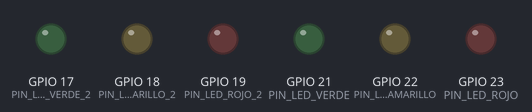
Bench run of a sketch on a simulated ESP32. On the bench: output pins drawn as LEDs (lit = HIGH). WiFi joins after 1.5 s; servers stay silent unless stated; what the sketch prints to the serial monitor is not drawn.

Above: at 0.1 s.
At 7.6 s:
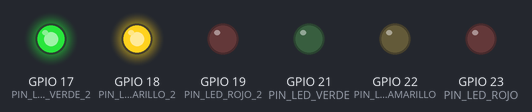
At 10.1 s:
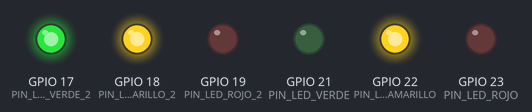
At 11.6 s:
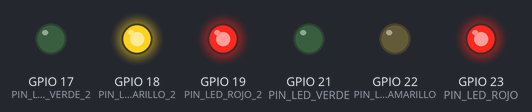
At 19.6 s:
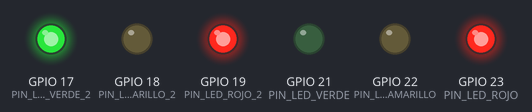
At 21.1 s:
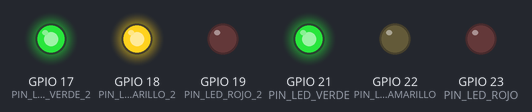
Timing chart, 0 to 22.6 s (numbered marks = the images above):
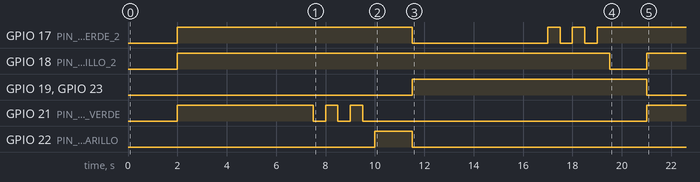

The sketch:

sketch_aug8a_copy_20250813110756.ino
```cpp
#include <WiFi.h>
#include <WebServer.h>

// Configuración de red Wi-Fi
const char *ssid = "S24+Denshu";           // Cambia por tu SSID                      Totalplay-39B0   red:  "BUAP_Trabajadores"
const char *password = "ECSPdenshu29";   // Cambia por tu contraseña Wi-Fi  39B0F402ysbqFZ4v      password:  "BuaPW0rk.2017"

// Asignación de pines
#define PIN_LED_VERDE     21  // Salida LED VERDE
#define PIN_LED_AMARILLO  22  // Salida LED AMARILLO
#define PIN_LED_ROJO      23  // Salida LED ROJO

#define PIN_LED_VERDE_2     17  // Salida LED VERDE
#define PIN_LED_AMARILLO_2  18  // Salida LED AMARILLO
#define PIN_LED_ROJO_2      19  // Salida LED ROJO

// Crear un servidor web en el puerto 80
WebServer server(80);

void setup() {
  // Inicialización de la comunicación serie
  Serial.begin(115200);

  // Configuración de pines
  pinMode(PIN_LED_VERDE, OUTPUT);  // Salida LED VERDE
  pinMode(PIN_LED_AMARILLO, OUTPUT);  // Salida LED AMARILLO
  pinMode(PIN_LED_ROJO, OUTPUT);  // Salida LED ROJO

  //SEMAFORO 2
  pinMode(PIN_LED_VERDE_2, OUTPUT);  // Salida LED VERDE
  pinMode(PIN_LED_AMARILLO_2, OUTPUT);  // Salida LED AMARILLO
  pinMode(PIN_LED_ROJO_2, OUTPUT);  // Salida LED ROJO

  // Conectar a la red Wi-Fi
  WiFi.begin(ssid, password);
  Serial.print("Conectando a WiFi");
  while (WiFi.status() != WL_CONNECTED) {
    delay(1000);
    Serial.print(".");
  }
  Serial.println("¡Conectado!");
  Serial.println(WiFi.localIP());


  // Iniciar el servidor
  server.begin();
  Serial.println("Servidor HTTP iniciado");

    //Fase 1 Verde Encendido
  digitalWrite(PIN_LED_VERDE, HIGH);  // Enciende el LED VERDE 5 segundos
  digitalWrite(PIN_LED_ROJO_2, LOW);  // Enciende el LED VERDE 5 segundos
  digitalWrite(PIN_LED_VERDE_2, HIGH);  // Enciende el LED VERDE 5 segundos
  digitalWrite(PIN_LED_AMARILLO_2, HIGH);  // Enciende el LED VERDE 5 segundos
  delay(5000);
  digitalWrite(PIN_LED_VERDE, LOW);  // Apaga el LED VERDE

  //Fase 2 Verde Parpadeo
  digitalWrite(PIN_LED_VERDE, HIGH);  // Enciende el LED VERDE 500 milisegundos
  delay(500);
  digitalWrite(PIN_LED_VERDE, LOW);  // Apaga el LED VERDE 500 milisegundos
  delay(500);

  digitalWrite(PIN_LED_VERDE, HIGH);  // Enciende el LED VERDE 500 milisegundos
  delay(500);
  digitalWrite(PIN_LED_VERDE, LOW);  // Apaga el LED VERDE 500 milisegundos
  delay(500);

  digitalWrite(PIN_LED_VERDE, HIGH);  // Enciende el LED VERDE 500 milisegundos
  delay(500);
  digitalWrite(PIN_LED_VERDE, LOW);  // Apaga el LED VERDE 500 milisegundos
  delay(500);

  //Fase 3 Amarillo
  digitalWrite(PIN_LED_AMARILLO, HIGH);  // Enciende el LED AMARILLO 1.5 segundos
  delay(1500);
  digitalWrite(PIN_LED_AMARILLO, LOW);  // Apaga el LED AMARILLO

  //Fase 4 Rojo Encendido
  digitalWrite(PIN_LED_ROJO, HIGH);  // Enciende el LED ROJO 9.5 segundos
  digitalWrite(PIN_LED_ROJO_2, HIGH);  // Apaga el LED ROJO

  //SEMAFORO2
  digitalWrite(PIN_LED_VERDE_2, LOW);  // Enciende el LED VERDE 5 segundos
  delay(5000);
  digitalWrite(PIN_LED_VERDE_2, HIGH);  // Apaga el LED VERDE

  //Fase 2 Verde Parpadeo
  digitalWrite(PIN_LED_VERDE_2, LOW);  // Enciende el LED VERDE 500 milisegundos
  delay(500);
  digitalWrite(PIN_LED_VERDE_2, HIGH);  // Apaga el LED VERDE 500 milisegundos
  delay(500);

  digitalWrite(PIN_LED_VERDE_2, LOW);  // Enciende el LED VERDE 500 milisegundos
  delay(500);
  digitalWrite(PIN_LED_VERDE_2, HIGH);  // Apaga el LED VERDE 500 milisegundos
  delay(500);

  digitalWrite(PIN_LED_VERDE_2, LOW);  // Enciende el LED VERDE 500 milisegundos
  delay(500);
  digitalWrite(PIN_LED_VERDE_2, HIGH);  // Apaga el LED VERDE 500 milisegundos
  delay(500);

  //Fase 3 Amarillo
  digitalWrite(PIN_LED_AMARILLO_2, LOW);  // Enciende el LED AMARILLO 1.5 segundos
  delay(1500);
  digitalWrite(PIN_LED_AMARILLO_2, HIGH);  // Apaga el LED AMARILLO

  //Fase 4 Rojo Encendido
  digitalWrite(PIN_LED_ROJO, LOW);  // Enciende el LED ROJO 9.5 segundos
  digitalWrite(PIN_LED_ROJO_2, LOW);  // Apaga el LED ROJO
  digitalWrite(PIN_LED_VERDE, HIGH);
  delay(5000);
}

void loop() {
  // Maneja las solicitudes entrantes
  server.handleClient();
}
```
